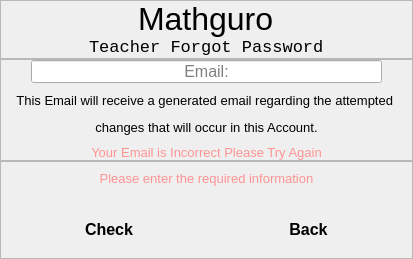
          <widget class="QWidget" name="page_2">
           <layout class="QVBoxLayout" name="verticalLayout_10">
            <property name="spacing">
             <number>0</number>
            </property>
            <property name="leftMargin">
             <number>0</number>
            </property>
            <property name="topMargin">
             <number>0</number>
            </property>
            <property name="rightMargin">
             <number>0</number>
            </property>
            <property name="bottomMargin">
             <number>0</number>
            </property>
            <item>
             <widget class="QFrame" name="frame_5">
              <property name="frameShape">
               <enum>QFrame::StyledPanel</enum>
              </property>
              <property name="frameShadow">
               <enum>QFrame::Raised</enum>
              </property>
              <layout class="QVBoxLayout" name="verticalLayout_8">
               <property name="spacing">
                <number>0</number>
               </property>
               <property name="leftMargin">
                <number>0</number>
               </property>
               <property name="topMargin">
                <number>0</number>
               </property>
               <property name="rightMargin">
                <number>0</number>
               </property>
               <property name="bottomMargin">
                <number>0</number>
               </property>
               <item alignment="Qt::AlignHCenter">
                <widget class="QLabel" name="label_4">
                 <property name="font">
                  <font>
                   <pointsize>24</pointsize>
                  </font>
                 </property>
                 <property name="text">
                  <string>Mathguro</string>
                 </property>
                </widget>
               </item>
               <item alignment="Qt::AlignHCenter">
                <widget class="QLabel" name="label_5">
                 <property name="font">
                  <font>
                   <family>Consolas</family>
                   <pointsize>13</pointsize>
                  </font>
                 </property>
                 <property name="text">
                  <string>Teacher Forgot Password</string>
                 </property>
                </widget>
               </item>
              </layout>
             </widget>
            </item>
            <item alignment="Qt::AlignVCenter">
             <widget class="QFrame" name="frame_6">
              <property name="frameShape">
               <enum>QFrame::StyledPanel</enum>
              </property>
              <property name="frameShadow">
               <enum>QFrame::Raised</enum>
              </property>
              <layout class="QVBoxLayout" name="verticalLayout_9">
               <property name="spacing">
                <number>10</number>
               </property>
               <property name="leftMargin">
                <number>0</number>
               </property>
               <property name="topMargin">
                <number>0</number>
               </property>
               <property name="rightMargin">
                <number>0</number>
               </property>
               <property name="bottomMargin">
                <number>0</number>
               </property>
               <item>
                <widget class="QLineEdit" name="teachCheckEmail_lineEdit">
                 <property name="font">
                  <font>
                   <pointsize>12</pointsize>
                  </font>
                 </property>
                 <property name="toolTip">
                  <string>Required*</string>
                 </property>
                 <property name="styleSheet">
                  <string notr="true">margin-left:30px;
margin-right:30px;</string>
                 </property>
                 <property name="text">
                  <string/>
                 </property>
                 <property name="alignment">
                  <set>Qt::AlignCenter</set>
                 </property>
                 <property name="placeholderText">
                  <string>Email:</string>
                 </property>
                </widget>
               </item>
               <item>
                <widget class="QLabel" name="label_6">
                 <property name="font">
                  <font>
                   <pointsize>8</pointsize>
                  </font>
                 </property>
                 <property name="text">
                  <string>&lt;html&gt;&lt;head/&gt;&lt;body&gt;&lt;p align=&quot;center&quot;&gt;&lt;span style=&quot; font-size:10pt;&quot;&gt;This Email will receive a generated email regarding the attempted &lt;/span&gt;&lt;/p&gt;&lt;p align=&quot;center&quot;&gt;&lt;span style=&quot; font-size:10pt;&quot;&gt;changes that will occur in this Account.&lt;/span&gt;&lt;/p&gt;&lt;/body&gt;&lt;/html&gt;</string>
                 </property>
                 <property name="textFormat">
                  <enum>Qt::RichText</enum>
                 </property>
                </widget>
               </item>
               <item>
                <widget class="QWidget" name="warningTeachEmail" native="true">
                 <layout class="QVBoxLayout" name="verticalLayout_22">
                  <property name="spacing">
                   <number>0</number>
                  </property>
                  <property name="leftMargin">
                   <number>0</number>
                  </property>
                  <property name="topMargin">
                   <number>0</number>
                  </property>
                  <property name="rightMargin">
                   <number>0</number>
                  </property>
                  <property name="bottomMargin">
                   <number>0</number>
                  </property>
                  <item>
                   <widget class="QLabel" name="label_19">
                    <property name="font">
                     <font>
                      <family>MS Shell Dlg 2</family>
                      <pointsize>10</pointsize>
                     </font>
                    </property>
                    <property name="text">
                     <string>&lt;html&gt;&lt;head/&gt;&lt;body&gt;&lt;p&gt;&lt;span style=&quot; color:#ff9393;&quot;&gt;Your Email is Incorrect Please Try Again&lt;/span&gt;&lt;/p&gt;&lt;/body&gt;&lt;/html&gt;</string>
                    </property>
                    <property name="textFormat">
                     <enum>Qt::RichText</enum>
                    </property>
                    <property name="alignment">
                     <set>Qt::AlignCenter</set>
                    </property>
                   </widget>
                  </item>
                 </layout>
                </widget>
               </item>
              </layout>
             </widget>
            </item>
            <item>
             <widget class="QFrame" name="frame_4">
              <property name="frameShape">
               <enum>QFrame::StyledPanel</enum>
              </property>
              <property name="frameShadow">
               <enum>QFrame::Raised</enum>
              </property>
              <layout class="QVBoxLayout" name="verticalLayout_7">
               <property name="spacing">
                <number>6</number>
               </property>
               <property name="leftMargin">
                <number>0</number>
               </property>
               <property name="topMargin">
                <number>0</number>
               </property>
               <property name="rightMargin">
                <number>0</number>
               </property>
               <property name="bottomMargin">
                <number>0</number>
               </property>
               <item alignment="Qt::AlignBottom">
                <widget class="QWidget" name="teachWarnContainer" native="true">
                 <layout class="QVBoxLayout" name="verticalLayout_18">
                  <property name="spacing">
                   <number>0</number>
                  </property>
                  <property name="leftMargin">
                   <number>0</number>
                  </property>
                  <property name="topMargin">
                   <number>0</number>
                  </property>
                  <property name="rightMargin">
                   <number>0</number>
                  </property>
                  <property name="bottomMargin">
                   <number>0</number>
                  </property>
                  <item>
                   <widget class="QStackedWidget" name="teachWarnSubContainer">
                    <property name="currentIndex">
                     <number>0</number>
                    </property>
                    <widget class="QWidget" name="page_7">
                     <layout class="QVBoxLayout" name="verticalLayout_19">
                      <item>
                       <widget class="QLabel" name="label_14">
                        <property name="font">
                         <font>
                          <family>MS Shell Dlg 2</family>
                          <pointsize>10</pointsize>
                         </font>
                        </property>
                        <property name="text">
                         <string>&lt;html&gt;&lt;head/&gt;&lt;body&gt;&lt;p&gt;&lt;span style=&quot; color:#ff9393;&quot;&gt;Please enter the required information&lt;/span&gt;&lt;/p&gt;&lt;/body&gt;&lt;/html&gt;</string>
                        </property>
                        <property name="textFormat">
                         <enum>Qt::RichText</enum>
                        </property>
                        <property name="alignment">
                         <set>Qt::AlignCenter</set>
                        </property>
                       </widget>
                      </item>
                     </layout>
                    </widget>
                    <widget class="QWidget" name="page_8">
                     <layout class="QVBoxLayout" name="verticalLayout_21">
                      <item>
                       <widget class="QLabel" name="label_15">
                        <property name="font">
                         <font>
                          <family>MS Shell Dlg 2</family>
                          <pointsize>10</pointsize>
                         </font>
                        </property>
                        <property name="text">
                         <string>&lt;html&gt;&lt;head/&gt;&lt;body&gt;&lt;p&gt;&lt;span style=&quot; color:#9eff99;&quot;&gt;Check your email to Reset your Password&lt;/span&gt;&lt;/p&gt;&lt;/body&gt;&lt;/html&gt;</string>
                        </property>
                        <property name="textFormat">
                         <enum>Qt::RichText</enum>
                        </property>
                        <property name="alignment">
                         <set>Qt::AlignCenter</set>
                        </property>
                       </widget>
                      </item>
                     </layout>
                    </widget>
                   </widget>
                  </item>
                 </layout>
                </widget>
               </item>
               <item>
                <widget class="QWidget" name="widget_16" native="true">
                 <layout class="QHBoxLayout" name="horizontalLayout_3">
                  <item>
                   <widget class="QPushButton" name="teachCheckEmail_Button">
                    <property name="font">
                     <font>
                      <pointsize>12</pointsize>
                      <weight>75</weight>
                      <bold>true</bold>
                     </font>
                    </property>
                    <property name="styleSheet">
                     <string notr="true">	padding: 10px 25px;
	border-top-left-radius: 10px;
	border-bottom-left-radius: 10px;
	margin-left: 50px;
	margin-right:50px;

</string>
                    </property>
                    <property name="text">
                     <string>Check</string>
                    </property>
                   </widget>
                  </item>
                  <item>
                   <widget class="QPushButton" name="backButton_2">
                    <property name="font">
                     <font>
                      <pointsize>12</pointsize>
                      <weight>75</weight>
                      <bold>true</bold>
                     </font>
                    </property>
                    <property name="styleSheet">
                     <string notr="true">	padding: 10px 25px;
	border-top-left-radius: 10px;
	border-bottom-left-radius: 10px;
	margin-left: 50px;
	margin-right:50px;

</string>
                    </property>
                    <property name="text">
                     <string>Back</string>
                    </property>
                   </widget>
                  </item>
                 </layout>
                </widget>
               </item>
              </layout>
             </widget>
            </item>
           </layout>
          </widget>
